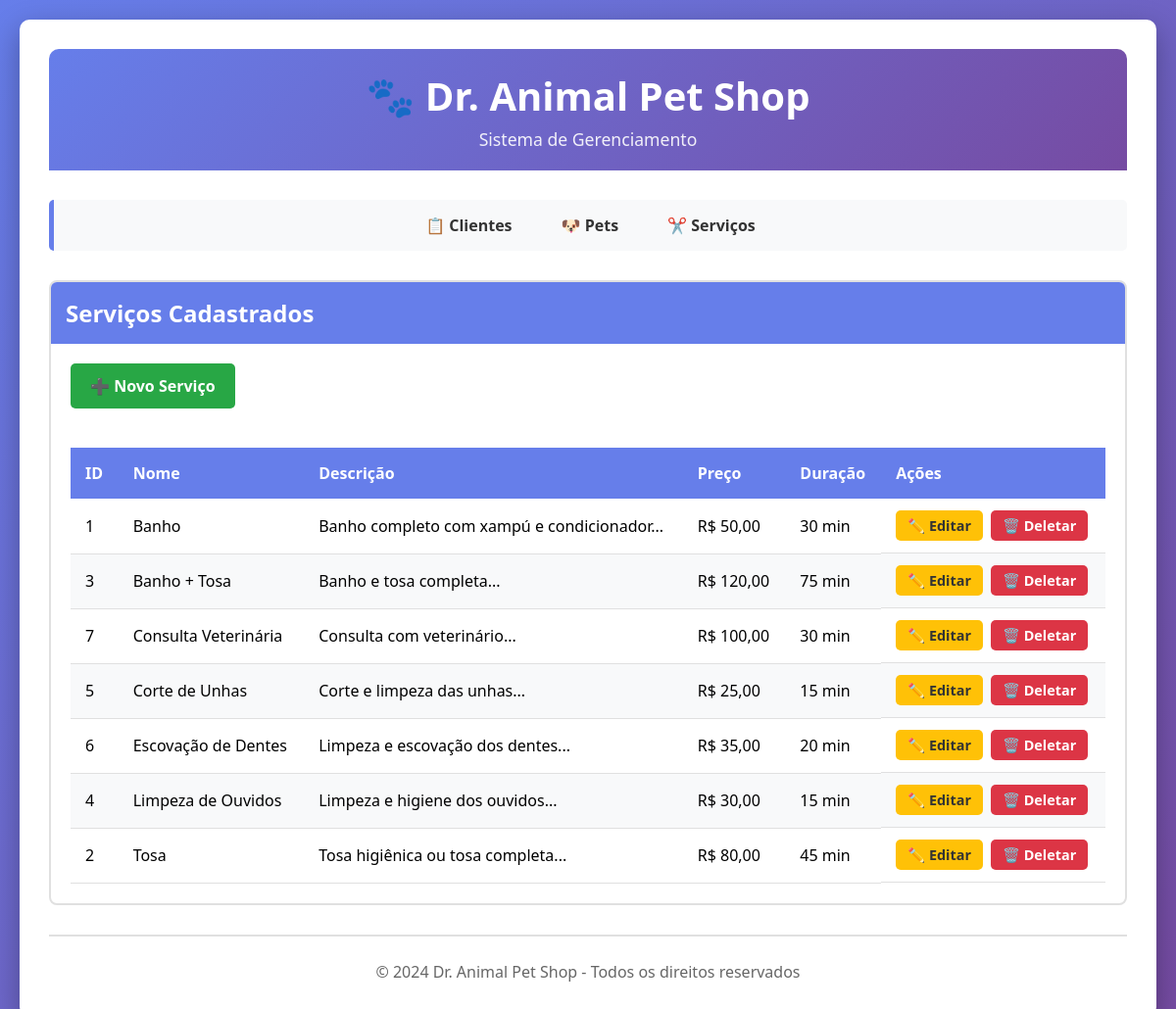
Page /servicos.php on the committed database.
### tables this page shows
CREATE TABLE IF NOT EXISTS servicos (
    id INT AUTO_INCREMENT PRIMARY KEY,
    nome VARCHAR(100) NOT NULL,
    descricao TEXT,
    preco DECIMAL(10, 2) NOT NULL,
    duracao_minutos INT,
    data_criacao DATETIME DEFAULT CURRENT_TIMESTAMP,
    ativo BOOLEAN DEFAULT TRUE
);

### servicos.php (the view, shortened to what this page needs)
<?php
include 'config.php';
$result = $conn->query("SELECT * FROM servicos WHERE ativo = TRUE ORDER BY nome ASC");
?>
<!DOCTYPE html>
<html lang="pt-BR">
<head>
    <link rel="stylesheet" href="style.css">
</head>
<body>
    <div class="container">
        <header>
            <h1>🐾 Dr. Animal Pet Shop</h1>
            <p>Sistema de Gerenciamento</p>
        </header>
        <nav>
            <ul>
                <li><a href="index.php">📋 Clientes</a></li>
                <li><a href="pets.php">🐶 Pets</a></li>
                <li><a href="servicos.php">✂️ Serviços</a></li>
            </ul>
        </nav>
        <div class="card">
            <div class="card-header">
                <h2>Serviços Cadastrados</h2>
            </div>
            <a href="criar_servico.php" class="btn btn-success" style="margin-bottom: 20px;">
                ➕ Novo Serviço
            </a>
            <?php
            if ($result->num_rows > 0) {
                echo '<table>';
                echo '<thead>';
                echo '<tr>';
                echo '<th>ID</th>';
                echo '<th>Nome</th>';
                echo '<th>Descrição</th>';
                echo '<th>Preço</th>';
                echo '<th>Duração</th>';
                echo '<th>Ações</th>';
                echo '</tr>';
                echo '</thead>';
                echo '<tbody>';
                while ($row = $result->fetch_assoc()) {
                    echo '<tr>';
                    echo '<td>' . htmlspecialchars($row['id']) . '</td>';
                    echo '<td>' . htmlspecialchars($row['nome']) . '</td>';
                    echo '<td>' . htmlspecialchars(substr($row['descricao'] ?? '', 0, 50)) . '...</td>';
                    echo '<td>R$ ' . number_format($row['preco'], 2, ',', '.') . '</td>';
                    echo '<td>' . htmlspecialchars($row['duracao_minutos'] ?? 'N/A') . ' min</td>';
                    echo '<td class="actions">';
                    echo '<a href="editar_servico.php?id=' . $row['id'] . '" class="btn btn-warning">✏️ Editar</a>';
                    echo '<a href="servicos.php?deletar=' . $row['id'] . '" class="btn btn-danger" onclick="return confirm(\'Tem certeza que deseja deletar este serviço?\');">🗑️ Deletar</a>';
                    echo '</td>';
                    echo '</tr>';
                }
                echo '</tbody>';
                echo '</table>';
            } else {
                echo '<p style="text-align: center; padding: 20px; color: #666;">Nenhum serviço cadastrado. <a href="criar_servico.php">Clique aqui para criar um novo serviço.</a></p>';
            }
            ?>
        </div>
        <footer>
            <p>&copy; 2024 Dr. Animal Pet Shop - Todos os direitos reservados</p>
        </footer>
    </div>
</body>
</html>

### style.css (style rules this page uses)
* { margin: 0; padding: 0; box-sizing: border-box; }
body { font-family: 'Segoe UI', Tahoma, Geneva, Verdana, sans-serif; background: linear-gradient(135deg, #667eea 0%, #764ba2 100%); min-height: 100vh; padding: 20px; }
.container { max-width: 1200px; margin: 0 auto; background: white; border-radius: 10px; box-shadow: 0 10px 30px rgba(0, 0, 0, 0.3); padding: 30px; }
header { background: linear-gradient(135deg, #667eea 0%, #764ba2 100%); color: white; padding: 20px 0; margin-bottom: 30px; border-radius: 10px 10px 0 0; text-align: center; }
header h1 { font-size: 2.5em; margin-bottom: 5px; }
header p { font-size: 1.1em; opacity: 0.9; }
nav { background: #f8f9fa; padding: 15px 0; margin-bottom: 30px; border-radius: 5px; border-left: 5px solid #667eea; }
nav ul { list-style: none; display: flex; justify-content: center; flex-wrap: wrap; gap: 20px; }
nav a { text-decoration: none; color: #333; font-weight: 600; padding: 8px 15px; border-radius: 5px; transition: all 0.3s ease; }
.btn { padding: 12px 20px; border: none; border-radius: 5px; font-size: 1em; font-weight: 600; cursor: pointer; transition: all 0.3s ease; text-decoration: none; display: inline-block; text-align: center; }
.btn-success { background: #28a745; color: white; }
.btn-warning { background: #ffc107; color: #333; }
.btn-danger { background: #dc3545; color: white; }
table { width: 100%; border-collapse: collapse; margin-top: 20px; }
table thead { background: #667eea; color: white; }
table th { padding: 15px; text-align: left; font-weight: 600; }
table td { padding: 12px 15px; border-bottom: 1px solid #e0e0e0; }
table tbody tr:nth-child(even) { background: #f8f9fa; }
.actions { display: flex; gap: 8px; }
.actions a, .actions button { padding: 6px 12px; font-size: 0.9em; text-decoration: none; }
.card { background: white; border: 2px solid #e0e0e0; border-radius: 8px; padding: 20px; margin-bottom: 20px; transition: all 0.3s ease; }
.card-header { background: #667eea; color: white; padding: 15px; margin: -20px -20px 20px -20px; border-radius: 6px 6px 0 0; }
.card-header h2 { margin: 0; font-size: 1.5em; }
footer { text-align: center; margin-top: 30px; padding-top: 20px; border-top: 2px solid #e0e0e0; color: #666; }
footer p { margin: 5px 0; }

### rows in the picture
servicos: id "1", nome "Banho", descricao "Banho completo com xampú e condicionador", preco "50,00", duracao_minutos "30"
servicos: id "3", nome "Banho + Tosa", descricao "Banho e tosa completa", preco "120,00", duracao_minutos "75"
servicos: id "7", nome "Consulta Veterinária", descricao "Consulta com veterinário", preco "100,00", duracao_minutos "30"
servicos: id "5", nome "Corte de Unhas", descricao "Corte e limpeza das unhas", preco "25,00", duracao_minutos "15"
servicos: id "6", nome "Escovação de Dentes", descricao "Limpeza e escovação dos dentes", preco "35,00", duracao_minutos "20"
servicos: id "4", nome "Limpeza de Ouvidos", descricao "Limpeza e higiene dos ouvidos", preco "30,00", duracao_minutos "15"
servicos: id "2", nome "Tosa", descricao "Tosa higiênica ou tosa completa", preco "80,00", duracao_minutos "45"
